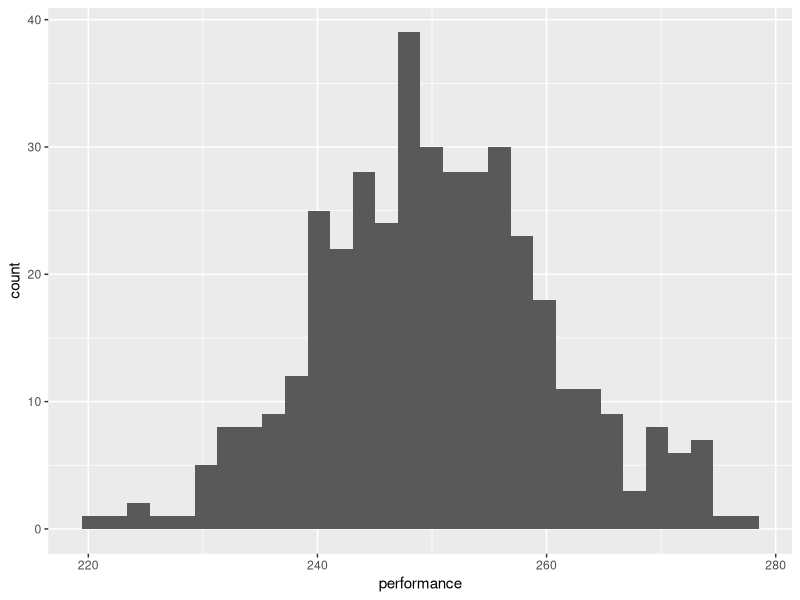
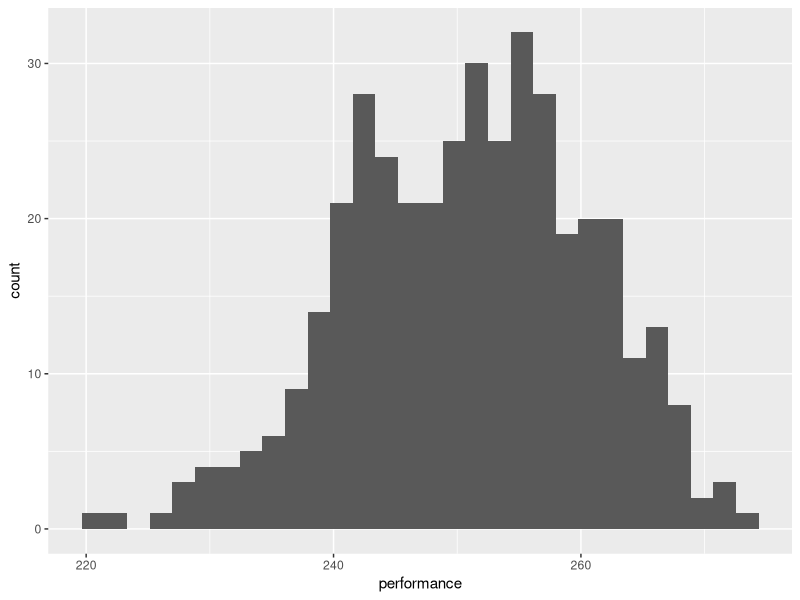
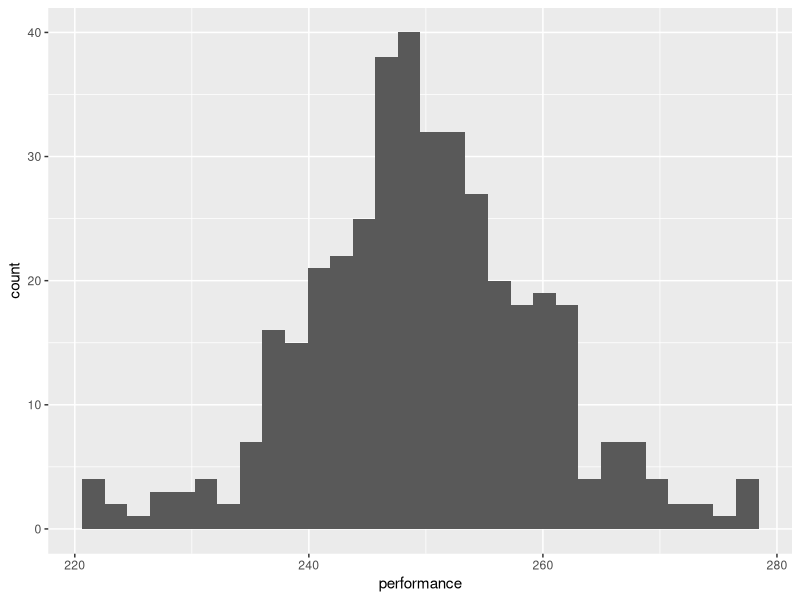

Generate these figures, in order, with R:
## ---- chunk 1
knitr::opts_chunk$set(echo = FALSE, warning = FALSE, message = FALSE)

library(tidyverse)

dat <- tibble(
  player = rep(c("Bob", "Kam", "AJ"), each = 400),
  performance = rnorm(n = 400*3, mean = 250, sd = 10)
)

## ---- chunk 2

players <- unique(dat$player)

for(player_of_interest in players){
  
  cat('\n\n### ',player_of_interest,'\n\n')
  
  cat("This is some plot summarizing how ", player_of_interest, " performs!\n\n")
  
  d <- dat %>%
    filter(player == player_of_interest)
  
  hist_plot <- d %>%
    ggplot(aes(x = performance)) +
    geom_histogram()
  
  ## must print ggplots in a for loop
  print(hist_plot)

}

## ---- chunk 3

dat %>%
  group_by(player) %>% 
  summarize(
    Mean = mean(performance),
    SD = sd(performance)
  ) %>% 
  knitr::kable()

## ---- chunk 4

c(1,2,3,4)

